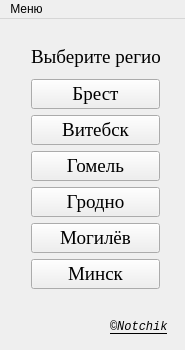
<?xml version="1.0" encoding="UTF-8"?>
<ui version="4.0">
 <class>DefaultWindow</class>
 <widget class="QMainWindow" name="DefaultWindow">
  <property name="geometry">
   <rect>
    <x>0</x>
    <y>0</y>
    <width>185</width>
    <height>350</height>
   </rect>
  </property>
  <property name="minimumSize">
   <size>
    <width>185</width>
    <height>350</height>
   </size>
  </property>
  <property name="maximumSize">
   <size>
    <width>185</width>
    <height>350</height>
   </size>
  </property>
  <property name="windowTitle">
   <string>MultiMap</string>
  </property>
  <property name="autoFillBackground">
   <bool>false</bool>
  </property>
  <widget class="QWidget" name="centralWidget">
   <widget class="QLabel" name="label_2">
    <property name="geometry">
     <rect>
      <x>110</x>
      <y>300</y>
      <width>61</width>
      <height>16</height>
     </rect>
    </property>
    <property name="font">
     <font>
      <family>Courier New</family>
      <italic>true</italic>
      <underline>true</underline>
     </font>
    </property>
    <property name="text">
     <string>©Notchik</string>
    </property>
   </widget>
   <widget class="QWidget" name="layoutWidget">
    <property name="geometry">
     <rect>
      <x>20</x>
      <y>10</y>
      <width>151</width>
      <height>271</height>
     </rect>
    </property>
    <property name="layoutDirection">
     <enum>Qt::LeftToRight</enum>
    </property>
    <property name="autoFillBackground">
     <bool>false</bool>
    </property>
    <layout class="QVBoxLayout" name="verticalLayout_2">
     <item>
      <widget class="QLabel" name="label">
       <property name="font">
        <font>
         <family>Times New Roman</family>
         <pointsize>14</pointsize>
         <italic>false</italic>
         <kerning>true</kerning>
        </font>
       </property>
       <property name="layoutDirection">
        <enum>Qt::LeftToRight</enum>
       </property>
       <property name="autoFillBackground">
        <bool>false</bool>
       </property>
       <property name="text">
        <string>Выберите регион:</string>
       </property>
      </widget>
     </item>
     <item>
      <layout class="QVBoxLayout" name="verticalLayout">
       <item>
        <widget class="QPushButton" name="pushButton">
         <property name="font">
          <font>
           <family>Times New Roman</family>
           <pointsize>14</pointsize>
          </font>
         </property>
         <property name="layoutDirection">
          <enum>Qt::LeftToRight</enum>
         </property>
         <property name="autoFillBackground">
          <bool>false</bool>
         </property>
         <property name="text">
          <string>Брест</string>
         </property>
        </widget>
       </item>
       <item>
        <widget class="QPushButton" name="pushButton_2">
         <property name="font">
          <font>
           <family>Times New Roman</family>
           <pointsize>14</pointsize>
          </font>
         </property>
         <property name="layoutDirection">
          <enum>Qt::LeftToRight</enum>
         </property>
         <property name="autoFillBackground">
          <bool>false</bool>
         </property>
         <property name="text">
          <string>Витебск</string>
         </property>
        </widget>
       </item>
       <item>
        <widget class="QPushButton" name="pushButton_3">
         <property name="font">
          <font>
           <family>Times New Roman</family>
           <pointsize>14</pointsize>
          </font>
         </property>
         <property name="layoutDirection">
          <enum>Qt::LeftToRight</enum>
         </property>
         <property name="autoFillBackground">
          <bool>false</bool>
         </property>
         <property name="text">
          <string>Гомель</string>
         </property>
        </widget>
       </item>
       <item>
        <widget class="QPushButton" name="pushButton_4">
         <property name="font">
          <font>
           <family>Times New Roman</family>
           <pointsize>14</pointsize>
          </font>
         </property>
         <property name="layoutDirection">
          <enum>Qt::LeftToRight</enum>
         </property>
         <property name="autoFillBackground">
          <bool>false</bool>
         </property>
         <property name="text">
          <string>Гродно</string>
         </property>
        </widget>
       </item>
       <item>
        <widget class="QPushButton" name="pushButton_5">
         <property name="font">
          <font>
           <family>Times New Roman</family>
           <pointsize>14</pointsize>
          </font>
         </property>
         <property name="layoutDirection">
          <enum>Qt::LeftToRight</enum>
         </property>
         <property name="autoFillBackground">
          <bool>false</bool>
         </property>
         <property name="text">
          <string>Могилёв</string>
         </property>
        </widget>
       </item>
       <item>
        <widget class="QPushButton" name="pushButton_6">
         <property name="font">
          <font>
           <family>Times New Roman</family>
           <pointsize>14</pointsize>
          </font>
         </property>
         <property name="layoutDirection">
          <enum>Qt::LeftToRight</enum>
         </property>
         <property name="autoFillBackground">
          <bool>false</bool>
         </property>
         <property name="text">
          <string>Минск</string>
         </property>
        </widget>
       </item>
      </layout>
     </item>
    </layout>
   </widget>
  </widget>
  <widget class="QMenuBar" name="menuBar">
   <property name="geometry">
    <rect>
     <x>0</x>
     <y>0</y>
     <width>185</width>
     <height>21</height>
    </rect>
   </property>
   <widget class="QMenu" name="menuFile">
    <property name="title">
     <string>Меню</string>
    </property>
    <addaction name="actionInfo"/>
   </widget>
   <addaction name="menuFile"/>
  </widget>
  <action name="actionInfo">
   <property name="icon">
    <iconset resource="images.qrc">
     <normaloff>:/Background/Source/list.png</normaloff>:/Background/Source/list.png</iconset>
   </property>
   <property name="text">
    <string>Информация</string>
   </property>
  </action>
 </widget>
 <layoutdefault spacing="6" margin="11"/>
 <resources>
  <include location="images.qrc"/>
 </resources>
 <connections/>
</ui>
